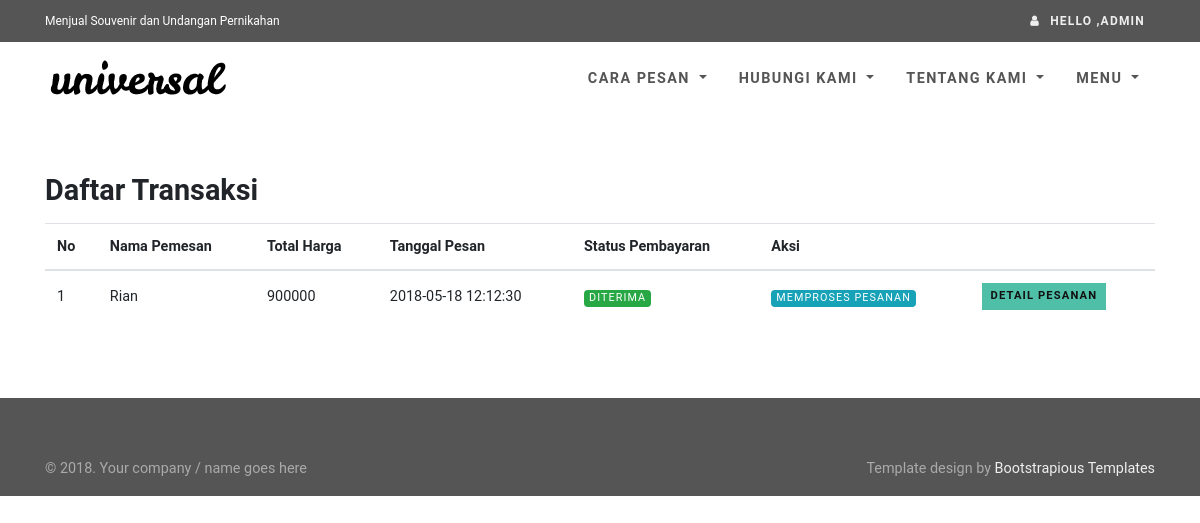
The app's page /admin/daftar-transaksi.php (signed in), older data.
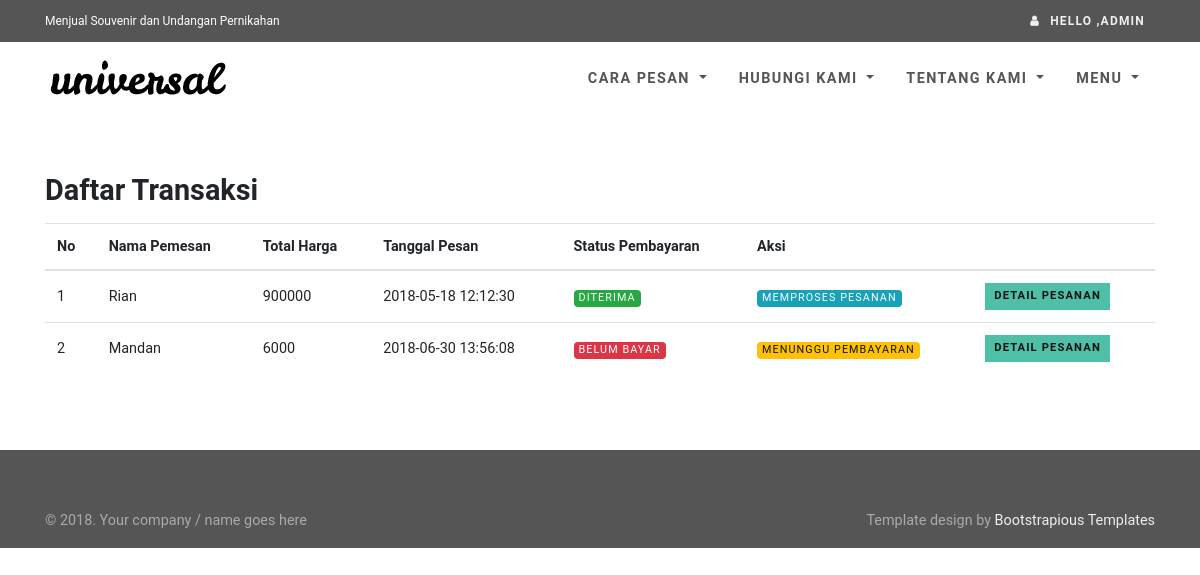
The same page, newer data.
### tables this page shows
CREATE TABLE `tbl_pemesanan` (
  `id_pemesanan` varchar(100) NOT NULL,
  `nama_pemesan` varchar(200) NOT NULL,
  `alamat_pemesan` varchar(255) NOT NULL,
  `no_telp` varchar(14) NOT NULL,
  `id_user` int(11) NOT NULL,
  `total_harga` int(11) NOT NULL,
  `jumlah_pesan` int(11) NOT NULL,
  `id_produk` int(11) NOT NULL,
  `tgl_pesan` timestamp NOT NULL DEFAULT CURRENT_TIMESTAMP ON UPDATE CURRENT_TIMESTAMP,
  `id_kota` int(11) DEFAULT NULL,
  PRIMARY KEY (`id_pemesanan`)
);

### db.php (called while the page is built, shortened)
<?php
class Sparrow {
    protected $sql;
    protected $db;
    protected $db_type;
    protected $stats;
    public $is_cached = false;
    public $stats_enabled = false;
    public $key_prefix = '';
    public function build($sql, $input) {
        return (strlen($input) > 0) ? ($sql.' '.$input) : $sql;
    }
    public function parseConnection($connection) {
        $url = parse_url($connection);
        $cfg = array();
        $cfg['type'] = isset($url['scheme']) ? $url['scheme'] : $url['path'];
        $cfg['hostname'] = isset($url['host']) ? $url['host'] : null;
        $cfg['database'] = isset($url['path']) ? substr($url['path'],1) : null;
        $cfg['username'] = isset($url['user']) ? $url['user'] : null;
        $cfg['password'] = isset($url['pass']) ? $url['pass'] : null;
        $cfg['port'] = isset($url['port']) ? $url['port'] : null;
        return $cfg;
    }
    public function reset() {
        $this->where = '';
        $this->order = '';
        $this->groups = '';
        $this->having = '';
        $this->limit = '';
        $this->offset = '';
        $this->sql = '';
    }
    protected function parseCondition($field, $value = null, $join = '', $escape = true) {
        if (is_string($field)) {
            $operator = '';
            if (!empty($operator)) {
                switch ($operator) {
                    case '%':
                        $condition = ' LIKE ';
                        break;
                    case '!%':
                        $condition = ' NOT LIKE ';
                        break;
                    case '@':
                        $condition = ' IN ';
                        break;
                    case '!@':
                        $condition = ' NOT IN ';
                        break;
                    default:
                        $condition = $operator;
                }
            }
            else {
                $condition = '=';
            }
            if (is_array($value)) {
                if (strpos($operator, '@') === false) $condition = ' IN ';
                $value = '('.implode(',', array_map(array($this, 'quote'), $value)).')';
            }
            else {
                $value = ($escape && !is_numeric($value)) ? $this->quote($value) : $value;
            }
            return $join.' '.str_replace('|', '', $field).$condition.$value;
        }
        else if (is_array($field)) {
            $str = '';
            foreach ($field as $key => $value) {
                $str .= $this->parseCondition($key, $value, $join, $escape);
                $join = '';
            }
            return $str;
        }
        else {
            throw new Exception('Invalid where condition.');
        }
    }
    public function from($table, $reset = true) {
        $this->table = $table;
        return $this;
    }
    public function join($table, array $fields, $type = 'INNER') {
        return $this;
    }
    public function leftJoin($table, array $fields) {
        return $this->join($table, $fields, 'LEFT OUTER');
    }
    public function limit($limit, $offset = null) {
        return $this;
    }
    public function distinct($value = true) {
        $this->distinct = ($value) ? 'DISTINCT' : '';
        return $this;
    }
    public function select($fields = '*', $limit = null, $offset = null) {
        $fields = (is_array($fields)) ? implode(',', $fields) : $fields;
        return $this;
    }
    public function sql($sql = null) {
        if ($sql !== null) {
            $this->sql = trim(
                (is_array($sql)) ?
                    array_reduce($sql, array($this, 'build')) :
                    $sql
            );
            return $this;
        }
        return $this->sql;
    }
    public function setDb($db) {
        $this->db = null;
        if (is_string($db)) {
            $this->setDb($this->parseConnection($db));
        }
        else if (is_array($db)) {
            switch ($db['type']) {
                case 'mysqli':
                    $this->db = new mysqli(
                        $db['hostname'],
                        $db['username'],
                        $db['password'],
                        $db['database']
                    );
                    break;
            }
            $this->db_type = $db['type'];
        }
    }
    public function execute($key = null, $expire = 0) {
        $result = null;
        $this->is_cached = false;
        if (!empty($this->sql)) {
            $error = null;
            switch ($this->db_type) {
                case 'mysqli':
                    $result = $this->db->query($this->sql);
                    break;
            }
        }
        return $result;
    }
    public function many($key = null, $expire = 0) {
        $data = array();
        $result = $this->execute($key, $expire);
        if ($this->is_cached) {
            $data = $result;
            if ($this->stats_enabled) {
                $this->stats['cached'][$this->key_prefix.$key] = $this->sql;
            }
        }
        else {
            switch ($this->db_type) {
                case 'mysqli':
                    if (function_exists('mysqli_fetch_all')) {
                        $data = $result->fetch_all(MYSQLI_ASSOC);
                    }
                    else {
                        while ($row = $result->fetch_assoc()) {
                            $data[] = $row;
                        }
                    }
                    break;
            }
        }
        return $data;
    }
}

### admin/daftar-transaksi.php (the view, shortened to what the changed rows need)
<?php
require "../koneksi.php";
include "../template/head.php";
?>
<body>
<div id="all">
<?php
$tableConf = array(
	array(
		"name"		=>	"nama_pemesan",
		"caption"	=>	"Nama Pemesan"
	),
	array(
		"name"		=>	"total_harga",
		"caption"	=>	"Total Harga"
	),
	array(
		"name"		=>	"tgl_pesan",
		"caption"	=>	"Tanggal Pesan"
	),
	array(
		"name"		=>	"status_pembayaran",
		"caption"	=>	"Status Pembayaran"
	)
);
if(isset($_GET['id_pemesanan'])){
	$detail = $db->from('tbl_pemesanan')
	    ->leftJoin('tbl_pembayaran', array('tbl_pemesanan.id_pemesanan' => 'tbl_pembayaran.id_pemesanan'))
	    ->join('tbl_produk', array('tbl_pemesanan.id_produk' => 'tbl_produk.id_produk'))
        ->join('tbl_kota', array('tbl_pemesanan.id_kota' => 'tbl_kota.id_kota'))
	    ->select(array('tbl_pemesanan.*','tbl_pembayaran.status_pembayaran','tbl_produk.*'))
        ->select(array('tbl_pemesanan.*','tbl_pembayaran.status_pembayaran','tbl_produk.*','tbl_kota.*'))
	    ->where('tbl_pemesanan.id_pemesanan',$_GET['id_pemesanan'])
	    ->one();
}else $dataTable = $db->from('tbl_pemesanan')
		->distinct()
	    ->leftJoin('tbl_pembayaran', array('tbl_pemesanan.id_pemesanan' => 'tbl_pembayaran.id_pemesanan'))
	    ->select(array('tbl_pemesanan.*','tbl_pembayaran.status_pembayaran'))
	    ->many();
?>
<div id="content">
<div class="container">
<div class="row bar mb-0">
<div class="col-md-12">
<?php
if(isset($_GET['id_pemesanan'])){
$foto = $db->from('tbl_foto_produk')->where('id_produk',$detail['id_produk'])->select()->many();
?>
<h2>Produk Yang Dipesan</h2>
<div class="products-big">
<div class="row products">
<?php
foreach($foto as $f){
?>
	<div class="col-md-4 col-xs-12">
	<div class="product">
	  <div class="image"><img src="<?php echo $base_url; ?>/produk/<?php echo $f['foto_produk']; ?>" alt="" class="img-fluid image1"></div>
	</div>
  </div>
<?php
}
?>
</div>
</div>
<h2>Detail Transaksi</h2>
<?php
	if(empty($detail)){
		alert('danger','Transaksi tidak ditemukan');
	}else{
		$detailForm = array(
				array(
					"name"	=>	"input_group",
					"list"	=>	array(
						array(
							"name"	=>	"nama_pemesan",
							"label"	=>	"Nama Pemesan",
							"type"	=>	"input",
							"inputType"	=>	"text",
							"col"	=>	"12",
							"value"	=>  $detail['nama_pemesan'],
							"readonly"	=> true
						),
                        array(
							"name"	=>	"id_kota",
							"label"	=>	"Kota Tujuan",
							"type"	=>	"input",
							"inputType"	=>	"text",
							"col"	=> "12",
							"value"	=>  $detail['nm_kota']." (Biaya pengiriman".$detail['tarif'].")",
							"readonly"	=> true
						),
						array(
							"name"	=>	"alamat_pemesan",
							"label"	=>	"Alamat Pemesan",
							"type"	=>	"textarea",
							"inputType"	=>	"text",
							"col"	=> "12",
							"value"	=>  $detail['alamat_pemesan'],
							"readonly"	=> true
						),
						array(
							"name"	=>	"no_telp",
							"label"	=>	"Nomor Telpon",
							"type"	=>	"input",
							"inputType"	=>	"text",
							"col"	=> "6",
							"value"	=>  $detail['no_telp'],
							"readonly"	=> true
						),
						array(
							"name"	=>	"harga",
							"label"	=>	"Harga Produk",
							"type"	=>	"input",
							"inputType"	=>	"number",
							"readonly"	=> true,
							"col"	=> "3",
							"value"	=>  $detail['harga'],
							"readonly"	=> true
						),
						array(
							"name"	=>	"jumlah_pesan",
							"label"	=>	"Jumlah Pesan",
							"type"	=>	"input",
							"inputType"	=>	"number",
							"readonly"	=> true,
							"col"	=> "3",
							"value"	=>  $detail['jumlah_pesan'],
							"readonly"	=> true
						),
						array(
							"name"	=>	"total_harga",
							"label"	=>	"Total Harga",
							"type"	=>	"input",
							"inputType"	=>	"number",
							"value"	=> $detail['total_harga'],
							"readonly"	=> true,
							"col"	=> "12",
							"readonly"	=> true
						)
					)
				)
			);
		formGenerator($detailForm);
		if($detail['jenis_produk'] == 'Undangan'){
		$dataUndangan = $db->from('tbl_detail_pesanan')->where('id_pemesanan',$_GET['id_pemesanan'])->select()->one();
			?>
<h2>Detail Undangan</h2>
<label for="nama_mempelai"><b>Nama Mempelai</b></label>
<p class="form-control"><?php echo $dataUndangan['nama_mempelai']; ?></p>
<label for="nama_orangtua"><b>Nama Orang Tua</b></label>
<p class="form-control"><?php echo $dataUndangan['nama_orangtua']; ?></p>
<label for="tgl_akadnikah"><b>Tanggal Akad Nikah</b></label>
<p class="form-control"><?php echo $dataUndangan['tgl_akadnikah']; ?></p>
<label for="tgl_resepsi"><b>Tanggal Resepsi</b></label>
<p class="form-control"><?php echo $dataUndangan['tgl_resepsi']; ?></p>
<label for="waktu_akadnikah"><b>Jam Akad Nikah</b></label>
<p class="form-control"><?php echo $dataUndangan['waktu_akadnikah']; ?></p>
<label for="waktu_resepsi"><b>Jam Resepsi</b></label>
<p class="form-control"><?php echo $dataUndangan['waktu_resepsi']; ?></p>
<label for="alamat_akadnikah"><b>Alamat Akad Nikah</b></label>
<p class="form-control"><?php echo $dataUndangan['alamat_akadnikah']; ?></p>
<label for="alamat_resepsi"><b>Alamat Resepsi</b></label>
<p class="form-control"><?php echo $dataUndangan['alamat_resepsi']; ?></p>
<label for="anggota_keluarga"><b>Anggota Keluarga Yang Mengundang</b></label>
<p class="form-control"><?php echo $dataUndangan['anggota_keluarga']; ?></p>
<label for="foto_lokasi"><b>Foto Denah Lokasi</b></label>
<p class="form-control"><?php echo "<img src='".$base_url."/lokasi/".$dataUndangan['foto_lokasi']."' width='300' height='300'/>" ?></p>
		<?php
	}
		echo '<a class="btn btn-success" href="daftar-transaksi.php">Kembali >></a>';
	}
}else{
?>
<h2>Daftar Transaksi</h2>
<div class="table-responsive">
<table class="table table-hover">
<thead>
<tr>
<th>No</th>
<?php
foreach($tableConf as $t){
	echo "<th>".$t['caption']."</th>";
}
?>
<th colspan=2>Aksi</th>
</tr>
</thead>
<tbody>
<?php
$no = 1;
if(count($dataTable) == 0){
	echo "<tr><td colspan=".(count($tableConf)+2).">Data Kosong</td></tr>";
}else{
	foreach($dataTable as $r){
		echo "
			<tr>
				<td>".$no."</td>";
		foreach($tableConf as $t){
			if($t['name'] == 'status_pembayaran'){
				if($r['status_pembayaran'] == null){
					echo "<td><span class='badge badge-danger'>Belum Bayar</span></td>";
				}else if($r['status_pembayaran'] == 'Diterima'){
					echo "<td><span class='badge badge-success'>".$r['status_pembayaran']."</span></td>";
				}else if($r['status_pembayaran'] == 'Diproses'){
					echo "<td><span class='badge badge-info'>".$r['status_pembayaran']."</span></td>";
				}else if($r['status_pembayaran'] == 'Ditolak'){
					echo "<td><span class='badge badge-danger'>".$r['status_pembayaran']."</span></td>";
				}
			}
			else echo "<td>".$r[$t['name']]."</td>";
			if($t['name'] == 'status_pembayaran'){
				if($r['status_pembayaran'] == 'Diproses'){
					echo "<td><a class='btn btn-info btn-sm' href='".$base_url."/admin/verifikasi-pembayaran.php?id_pemesanan=".$r['id_pemesanan']."'>Verifikasi Pembayaran</span></td>";
				}else if($r['status_pembayaran'] == 'Diterima') echo "<td><span class='badge badge-info'>Memproses Pesanan</span></td>";
				else echo "<td><span class='badge badge-warning'>Menunggu Pembayaran</span></td>";
			}
		}
		$no++;
		echo "<td><a class='btn btn-sm btn-primary' href='daftar-transaksi.php?id_pemesanan=".$r['id_pemesanan']."'>Detail Pesanan</a></td>";
	}
}
?>
</tbody>
</table>
</div>
<?php
	}
?>
</div>
</div>
</div>
</div>
</body>
</html>

Row changes from the older to the newer data that the page shows:
added tbl_pemesanan: nama_pemesan "Mandan", total_harga "6000", tgl_pesan "2018-06-30 13:56:08"
